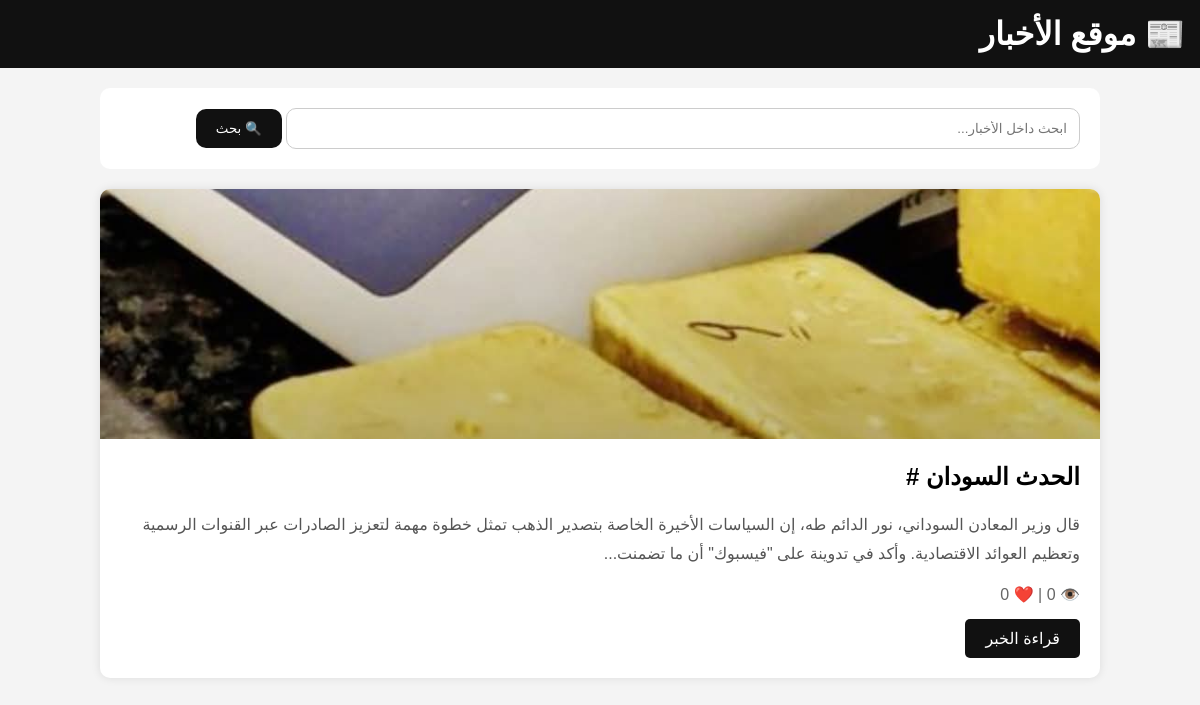
The page / on the database its author committed.
### tables this page shows
CREATE TABLE news (
        id INTEGER PRIMARY KEY AUTOINCREMENT,
        title TEXT NOT NULL,
        content TEXT NOT NULL,
        image TEXT,
        views INTEGER DEFAULT 0,
        likes INTEGER DEFAULT 0
    );

### app.py (the view)
@app.route("/")
def home():
    conn = sqlite3.connect("news.db")
    c = conn.cursor()
    c.execute("SELECT * FROM news ORDER BY id DESC")
    news = c.fetchall()
    conn.close()
    return render_template(
        "home.html",
        news=news
    )

### templates/home.html (shortened to what this page needs)
<!DOCTYPE html>
<html lang="ar">
<head>
</head>
<body>
    <div class="navbar">
        <h1>
            📰 موقع الأخبار
        </h1>
    </div>
    <div class="container">
        <div class="search-box">
            <form action="/search">
                <input
                    type="text"
                    name="q"
                    placeholder="ابحث داخل الأخبار..."
                    required
                >
                <button type="submit">
                    🔍 بحث
                </button>
            </form>
        </div>
        {% for n in news %}
        <div class="card">
            {% if n[3] %}
            <img src="/{{ n[3] }}">
            {% endif %}
            <div class="content">
                <h2>
                    {{ n[1] }}
                </h2>
                <p>
                    {{ n[2][:200] }}...
                </p>
                <div class="stats">
                    👁️ {{ n[4] }}
                    |
                    ❤️ {{ n[5] }}
                </div>
                <a
                    class="read-more"
                    href="/news/{{ n[0] }}"
                >
                    قراءة الخبر
                </a>
            </div>
        </div>
        {% endfor %}
    </div>
</body>
</html>

### templates/home.html (style rules this page uses)
body { font-family:Arial; background:#f4f4f4; direction:rtl; margin:0; }
.navbar { background:#111; color:white; padding:15px; }
.navbar h1 { margin:0; }
.container { width:90%; max-width:1000px; margin:auto; margin-top:20px; }
.search-box { background:white; padding:20px; border-radius:10px; margin-bottom:20px; }
.search-box input { width:80%; padding:12px; border-radius:10px; border:1px solid #ccc; }
.search-box button { padding:12px 20px; border:none; background:#111; color:white; border-radius:10px; cursor:pointer; }
.card { background:white; margin-bottom:20px; border-radius:10px; overflow:hidden; box-shadow:0 0 10px rgba(0,0,0,0.1); }
.card img { width:100%; height:250px; object-fit:cover; }
.content { padding:20px; }
.content h2 { margin-top:0; }
.content p { color:#555; line-height:1.8; }
.stats { margin-top:15px; color:#666; }
.read-more { display:inline-block; margin-top:15px; background:#111; color:white; padding:10px 20px; border-radius:5px; text-decoration:none; }

### rows shown on the page
news: image (picture), title "الحدث السودان #", content "قال وزير المعادن السوداني، نور الدائم طه، إن السياسات الأخيرة الخاصة بتصدير الذهب تمثل خطوة مهمة لتعزيز الصادرات عبر القنوات الرسمية وتعظيم العوائد الاقتصادية. وأكد في تدوينة على \"فيسبوك\" أن ما تضمنت", likes "0"
